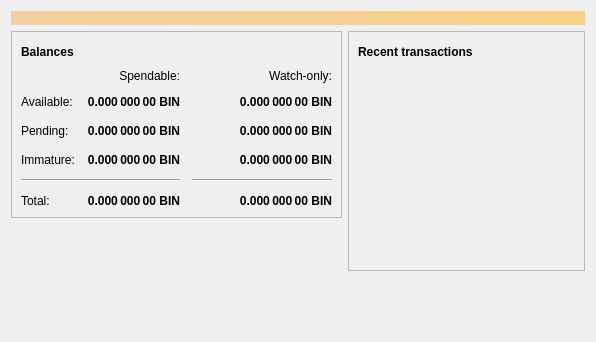
<?xml version="1.0" encoding="UTF-8"?>
<ui version="4.0">
 <class>OverviewPage</class>
 <widget class="QWidget" name="OverviewPage">
  <property name="geometry">
   <rect>
    <x>0</x>
    <y>0</y>
    <width>596</width>
    <height>342</height>
   </rect>
  </property>
  <property name="windowTitle">
   <string>Form</string>
  </property>
  <layout class="QVBoxLayout" name="topLayout">
   <item>
    <widget class="QLabel" name="labelAlerts">
     <property name="visible">
      <bool>false</bool>
     </property>
     <property name="styleSheet">
      <string notr="true">QLabel { background-color: qlineargradient(x1: 0, y1: 0, x2: 1, y2: 0, stop:0 #F0D0A0, stop:1 #F8D488); color:#000000; }</string>
     </property>
     <property name="wordWrap">
      <bool>true</bool>
     </property>
     <property name="margin">
      <number>3</number>
     </property>
     <property name="textInteractionFlags">
      <set>Qt::TextSelectableByMouse</set>
     </property>
    </widget>
   </item>
   <item>
    <layout class="QHBoxLayout" name="horizontalLayout" stretch="1,1">
     <item>
      <layout class="QVBoxLayout" name="verticalLayout_2">
       <item>
        <widget class="QFrame" name="frame">
         <property name="frameShape">
          <enum>QFrame::StyledPanel</enum>
         </property>
         <property name="frameShadow">
          <enum>QFrame::Raised</enum>
         </property>
         <layout class="QVBoxLayout" name="verticalLayout_4">
          <item>
           <layout class="QHBoxLayout" name="horizontalLayout_4">
            <item>
             <widget class="QLabel" name="label_5">
              <property name="font">
               <font>
                <weight>75</weight>
                <bold>true</bold>
               </font>
              </property>
              <property name="text">
               <string>Balances</string>
              </property>
             </widget>
            </item>
            <item>
             <widget class="QPushButton" name="labelWalletStatus">
              <property name="enabled">
               <bool>true</bool>
              </property>
              <property name="maximumSize">
               <size>
                <width>30</width>
                <height>16777215</height>
               </size>
              </property>
              <property name="toolTip">
               <string>The displayed information may be out of date. Your wallet automatically synchronizes with the Bintancoin network after a connection is established, but this process has not completed yet.</string>
              </property>
              <property name="text">
               <string/>
              </property>
              <property name="icon">
               <iconset resource="../bitcoin.qrc">
                <normaloff>:/icons/warning</normaloff>
                <disabledoff>:/icons/warning</disabledoff>:/icons/warning</iconset>
              </property>
              <property name="iconSize">
               <size>
                <width>24</width>
                <height>24</height>
               </size>
              </property>
              <property name="flat">
               <bool>true</bool>
              </property>
             </widget>
            </item>
            <item>
             <spacer name="horizontalSpacer_3">
              <property name="orientation">
               <enum>Qt::Horizontal</enum>
              </property>
              <property name="sizeHint" stdset="0">
               <size>
                <width>40</width>
                <height>20</height>
               </size>
              </property>
             </spacer>
            </item>
           </layout>
          </item>
          <item>
           <layout class="QGridLayout" name="gridLayout">
            <property name="spacing">
             <number>12</number>
            </property>
            <item row="2" column="2">
             <widget class="QLabel" name="labelWatchPending">
              <property name="font">
               <font>
                <weight>75</weight>
                <bold>true</bold>
               </font>
              </property>
              <property name="cursor">
               <cursorShape>IBeamCursor</cursorShape>
              </property>
              <property name="toolTip">
               <string>Unconfirmed transactions to watch-only addresses</string>
              </property>
              <property name="text">
               <string notr="true">0.000 000 00 BIN</string>
              </property>
              <property name="alignment">
               <set>Qt::AlignRight|Qt::AlignTrailing|Qt::AlignVCenter</set>
              </property>
              <property name="textInteractionFlags">
               <set>Qt::LinksAccessibleByMouse|Qt::TextSelectableByKeyboard|Qt::TextSelectableByMouse</set>
              </property>
             </widget>
            </item>
            <item row="2" column="1">
             <widget class="QLabel" name="labelUnconfirmed">
              <property name="font">
               <font>
                <weight>75</weight>
                <bold>true</bold>
               </font>
              </property>
              <property name="cursor">
               <cursorShape>IBeamCursor</cursorShape>
              </property>
              <property name="toolTip">
               <string>Total of transactions that have yet to be confirmed, and do not yet count toward the spendable balance</string>
              </property>
              <property name="text">
               <string notr="true">0.000 000 00 BIN</string>
              </property>
              <property name="alignment">
               <set>Qt::AlignRight|Qt::AlignTrailing|Qt::AlignVCenter</set>
              </property>
              <property name="textInteractionFlags">
               <set>Qt::LinksAccessibleByMouse|Qt::TextSelectableByKeyboard|Qt::TextSelectableByMouse</set>
              </property>
             </widget>
            </item>
            <item row="3" column="2">
             <widget class="QLabel" name="labelWatchImmature">
              <property name="font">
               <font>
                <weight>75</weight>
                <bold>true</bold>
               </font>
              </property>
              <property name="cursor">
               <cursorShape>IBeamCursor</cursorShape>
              </property>
              <property name="toolTip">
               <string>Mined balance in watch-only addresses that has not yet matured</string>
              </property>
              <property name="text">
               <string notr="true">0.000 000 00 BIN</string>
              </property>
              <property name="alignment">
               <set>Qt::AlignRight|Qt::AlignTrailing|Qt::AlignVCenter</set>
              </property>
              <property name="textInteractionFlags">
               <set>Qt::LinksAccessibleByMouse|Qt::TextSelectableByKeyboard|Qt::TextSelectableByMouse</set>
              </property>
             </widget>
            </item>
            <item row="4" column="0" colspan="2">
             <widget class="Line" name="line">
              <property name="orientation">
               <enum>Qt::Horizontal</enum>
              </property>
             </widget>
            </item>
            <item row="4" column="2">
             <widget class="Line" name="lineWatchBalance">
              <property name="sizePolicy">
               <sizepolicy hsizetype="Preferred" vsizetype="Fixed">
                <horstretch>0</horstretch>
                <verstretch>0</verstretch>
               </sizepolicy>
              </property>
              <property name="minimumSize">
               <size>
                <width>140</width>
                <height>0</height>
               </size>
              </property>
              <property name="orientation">
               <enum>Qt::Horizontal</enum>
              </property>
             </widget>
            </item>
            <item row="5" column="0">
             <widget class="QLabel" name="labelTotalText">
              <property name="text">
               <string>Total:</string>
              </property>
             </widget>
            </item>
            <item row="3" column="1">
             <widget class="QLabel" name="labelImmature">
              <property name="font">
               <font>
                <weight>75</weight>
                <bold>true</bold>
               </font>
              </property>
              <property name="cursor">
               <cursorShape>IBeamCursor</cursorShape>
              </property>
              <property name="toolTip">
               <string>Mined balance that has not yet matured</string>
              </property>
              <property name="text">
               <string notr="true">0.000 000 00 BIN</string>
              </property>
              <property name="alignment">
               <set>Qt::AlignRight|Qt::AlignTrailing|Qt::AlignVCenter</set>
              </property>
              <property name="textInteractionFlags">
               <set>Qt::LinksAccessibleByMouse|Qt::TextSelectableByKeyboard|Qt::TextSelectableByMouse</set>
              </property>
             </widget>
            </item>
            <item row="2" column="3">
             <spacer name="horizontalSpacer_2">
              <property name="orientation">
               <enum>Qt::Horizontal</enum>
              </property>
              <property name="sizeHint" stdset="0">
               <size>
                <width>40</width>
                <height>20</height>
               </size>
              </property>
             </spacer>
            </item>
            <item row="3" column="0">
             <widget class="QLabel" name="labelImmatureText">
              <property name="text">
               <string>Immature:</string>
              </property>
             </widget>
            </item>
            <item row="5" column="1">
             <widget class="QLabel" name="labelTotal">
              <property name="font">
               <font>
                <weight>75</weight>
                <bold>true</bold>
               </font>
              </property>
              <property name="cursor">
               <cursorShape>IBeamCursor</cursorShape>
              </property>
              <property name="toolTip">
               <string>Your current total balance</string>
              </property>
              <property name="text">
               <string notr="true">0.000 000 00 BIN</string>
              </property>
              <property name="alignment">
               <set>Qt::AlignRight|Qt::AlignTrailing|Qt::AlignVCenter</set>
              </property>
              <property name="textInteractionFlags">
               <set>Qt::LinksAccessibleByMouse|Qt::TextSelectableByKeyboard|Qt::TextSelectableByMouse</set>
              </property>
             </widget>
            </item>
            <item row="5" column="2">
             <widget class="QLabel" name="labelWatchTotal">
              <property name="font">
               <font>
                <weight>75</weight>
                <bold>true</bold>
               </font>
              </property>
              <property name="cursor">
               <cursorShape>IBeamCursor</cursorShape>
              </property>
              <property name="toolTip">
               <string>Current total balance in watch-only addresses</string>
              </property>
              <property name="text">
               <string notr="true">0.000 000 00 BIN</string>
              </property>
              <property name="alignment">
               <set>Qt::AlignRight|Qt::AlignTrailing|Qt::AlignVCenter</set>
              </property>
              <property name="textInteractionFlags">
               <set>Qt::LinksAccessibleByMouse|Qt::TextSelectableByKeyboard|Qt::TextSelectableByMouse</set>
              </property>
             </widget>
            </item>
            <item row="0" column="2">
             <widget class="QLabel" name="labelWatchonly">
              <property name="text">
               <string>Watch-only:</string>
              </property>
              <property name="alignment">
               <set>Qt::AlignRight|Qt::AlignTrailing|Qt::AlignVCenter</set>
              </property>
             </widget>
            </item>
            <item row="1" column="0">
             <widget class="QLabel" name="labelBalanceText">
              <property name="text">
               <string>Available:</string>
              </property>
             </widget>
            </item>
            <item row="1" column="1">
             <widget class="QLabel" name="labelBalance">
              <property name="font">
               <font>
                <weight>75</weight>
                <bold>true</bold>
               </font>
              </property>
              <property name="cursor">
               <cursorShape>IBeamCursor</cursorShape>
              </property>
              <property name="toolTip">
               <string>Your current spendable balance</string>
              </property>
              <property name="text">
               <string notr="true">0.000 000 00 BIN</string>
              </property>
              <property name="alignment">
               <set>Qt::AlignRight|Qt::AlignTrailing|Qt::AlignVCenter</set>
              </property>
              <property name="textInteractionFlags">
               <set>Qt::LinksAccessibleByMouse|Qt::TextSelectableByKeyboard|Qt::TextSelectableByMouse</set>
              </property>
             </widget>
            </item>
            <item row="1" column="2">
             <widget class="QLabel" name="labelWatchAvailable">
              <property name="font">
               <font>
                <weight>75</weight>
                <bold>true</bold>
               </font>
              </property>
              <property name="cursor">
               <cursorShape>IBeamCursor</cursorShape>
              </property>
              <property name="toolTip">
               <string>Your current balance in watch-only addresses</string>
              </property>
              <property name="text">
               <string notr="true">0.000 000 00 BIN</string>
              </property>
              <property name="alignment">
               <set>Qt::AlignRight|Qt::AlignTrailing|Qt::AlignVCenter</set>
              </property>
              <property name="textInteractionFlags">
               <set>Qt::LinksAccessibleByMouse|Qt::TextSelectableByKeyboard|Qt::TextSelectableByMouse</set>
              </property>
             </widget>
            </item>
            <item row="2" column="0">
             <widget class="QLabel" name="labelPendingText">
              <property name="text">
               <string>Pending:</string>
              </property>
             </widget>
            </item>
            <item row="0" column="1">
             <widget class="QLabel" name="labelSpendable">
              <property name="text">
               <string>Spendable:</string>
              </property>
              <property name="alignment">
               <set>Qt::AlignRight|Qt::AlignTrailing|Qt::AlignVCenter</set>
              </property>
             </widget>
            </item>
           </layout>
          </item>
         </layout>
        </widget>
       </item>
       <item>
        <spacer name="verticalSpacer">
         <property name="orientation">
          <enum>Qt::Vertical</enum>
         </property>
         <property name="sizeHint" stdset="0">
          <size>
           <width>20</width>
           <height>40</height>
          </size>
         </property>
        </spacer>
       </item>
      </layout>
     </item>
     <item>
      <layout class="QVBoxLayout" name="verticalLayout_3">
       <item>
        <widget class="QFrame" name="frame_2">
         <property name="frameShape">
          <enum>QFrame::StyledPanel</enum>
         </property>
         <property name="frameShadow">
          <enum>QFrame::Raised</enum>
         </property>
         <layout class="QVBoxLayout" name="verticalLayout">
          <item>
           <layout class="QHBoxLayout" name="horizontalLayout_2">
            <item>
             <widget class="QLabel" name="label_4">
              <property name="font">
               <font>
                <weight>75</weight>
                <bold>true</bold>
               </font>
              </property>
              <property name="text">
               <string>Recent transactions</string>
              </property>
             </widget>
            </item>
            <item>
             <widget class="QPushButton" name="labelTransactionsStatus">
              <property name="enabled">
               <bool>true</bool>
              </property>
              <property name="maximumSize">
               <size>
                <width>30</width>
                <height>16777215</height>
               </size>
              </property>
              <property name="toolTip">
               <string>The displayed information may be out of date. Your wallet automatically synchronizes with the Bintancoin network after a connection is established, but this process has not completed yet.</string>
              </property>
              <property name="text">
               <string/>
              </property>
              <property name="icon">
               <iconset resource="../bitcoin.qrc">
                <normaloff>:/icons/warning</normaloff>
                <disabledoff>:/icons/warning</disabledoff>:/icons/warning</iconset>
              </property>
              <property name="iconSize">
               <size>
                <width>24</width>
                <height>24</height>
               </size>
              </property>
              <property name="flat">
               <bool>true</bool>
              </property>
             </widget>
            </item>
            <item>
             <spacer name="horizontalSpacer">
              <property name="orientation">
               <enum>Qt::Horizontal</enum>
              </property>
              <property name="sizeHint" stdset="0">
               <size>
                <width>40</width>
                <height>20</height>
               </size>
              </property>
             </spacer>
            </item>
           </layout>
          </item>
          <item>
           <widget class="QListView" name="listTransactions">
            <property name="styleSheet">
             <string notr="true">QListView { background: transparent; }</string>
            </property>
            <property name="frameShape">
             <enum>QFrame::NoFrame</enum>
            </property>
            <property name="verticalScrollBarPolicy">
             <enum>Qt::ScrollBarAlwaysOff</enum>
            </property>
            <property name="horizontalScrollBarPolicy">
             <enum>Qt::ScrollBarAlwaysOff</enum>
            </property>
            <property name="selectionMode">
             <enum>QAbstractItemView::NoSelection</enum>
            </property>
           </widget>
          </item>
         </layout>
        </widget>
       </item>
       <item>
        <spacer name="verticalSpacer_2">
         <property name="orientation">
          <enum>Qt::Vertical</enum>
         </property>
         <property name="sizeHint" stdset="0">
          <size>
           <width>20</width>
           <height>40</height>
          </size>
         </property>
        </spacer>
       </item>
      </layout>
     </item>
    </layout>
   </item>
  </layout>
 </widget>
 <resources/>
 <connections/>
</ui>
